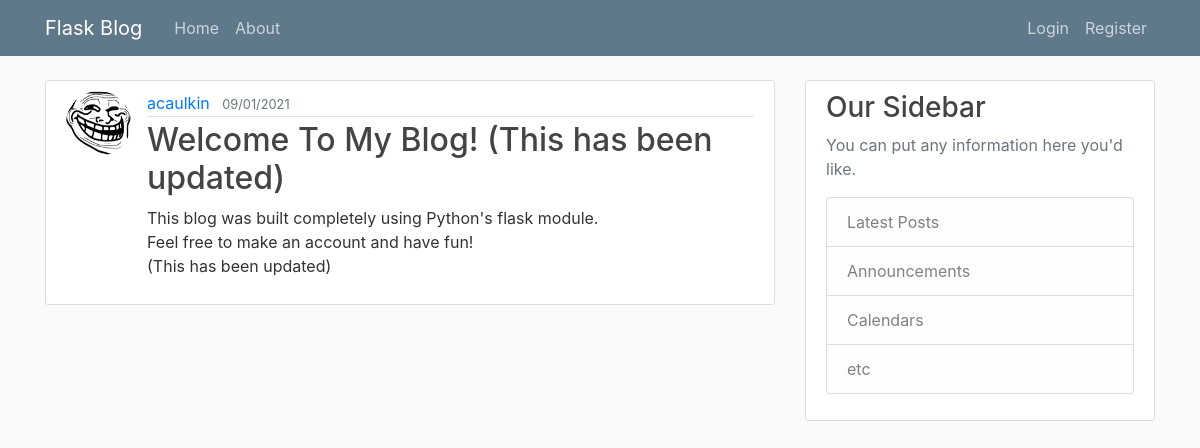
/post/1, run on the app's committed database.
### flaskblog/models.py (models this page shows, shortened)
class User(db.Model, UserMixin):
    id = db.Column(db.Integer, primary_key = True)
    username = db.Column(db.String(20), unique = True, nullable = False)
    email = db.Column(db.String(120), unique = True, nullable = False)
    image_file = db.Column(db.String(20), nullable = False, default = 'default.jpg')
    password =  db.Column(db.String(60), nullable = False)
    posts = db.relationship('Post', backref = 'author', lazy = True)

class Post(db.Model):
    id = db.Column(db.Integer, primary_key = True)
    title = db.Column(db.String(100), nullable = False)
    date_posted = db.Column(db.DateTime, nullable = False, default = datetime.utcnow)
    content = db.Column(db.Text, nullable = False)
    user_id = db.Column(db.Integer, db.ForeignKey('user.id'), nullable = False)

### flaskblog/routes.py (the view)
@app.route("/post/<int:post_id>")
def post(post_id):
    post = Post.query.get_or_404(post_id)
    return render_template('post.html', title=post.title, post=post)

### flaskblog/templates/post.html (shortened to what this page needs)
{% extends "layout.html" %}
{% block content %}
<article class="media content-section">
    <img class="rounded-circle article-img" src="{{ url_for('static', filename='profile_pics/' + post.author.image_file) }}">
    <div class="media-body">
        <div class="article-metadata">
        <a class="mr-2" href="#">{{ post.author.username }}</a>
        <small class="text-muted">{{ post.date_posted.strftime('%d/%m/%Y') }}</small>
        </div>
        <h2 class="article-title">{{ post.title }}</h2>
        <p class="article-content">{{ post.content }}</p>
    </div>
    </article>
{% endblock content%}

### flaskblog/static/main.css (style rules this page uses)
body { background: #fafafa; color: #333333; margin-top: 5rem; }
h1, h2, h3, h4, h5, h6 { color: #444444; }
.content-section { background: #ffffff; padding: 10px 20px; border: 1px solid #dddddd; border-radius: 3px; margin-bottom: 20px; }
.article-title { color: #444444; }
.article-content { white-space: pre-line; }
.article-img { height: 65px; width: 65px; margin-right: 16px; }
.article-metadata { padding-bottom: 1px; margin-bottom: 4px; border-bottom: 1px solid #e3e3e3 }

### data on the page
User: image_file (picture), author.username "acaulkin"
Post: date_posted "09/01/2021", title "Welcome To My Blog! (This has been updated)", content "This blog was built completely using Python's flask module. Feel free to make an account and have fun! (This has been updated)"
